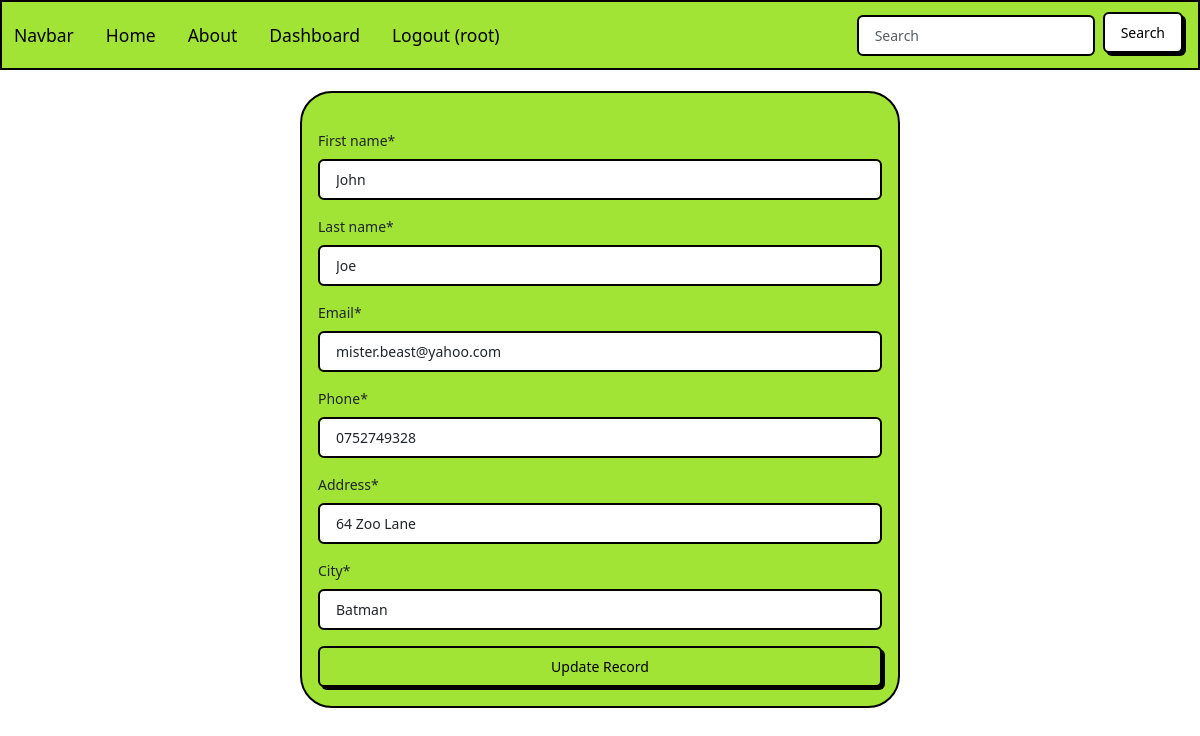
The page /update_record/1 (signed in) on the database its author committed.
### website/models.py (models this page shows, shortened)
class Record(models.Model):
    first_name = models.CharField(max_length=50)
    last_name = models.CharField(max_length=100)
    email = models.CharField(max_length=255)
    phone = models.CharField(max_length=10)
    address = models.CharField(max_length=200)
    city = models.CharField(max_length=200)
    creation_data = models.DateTimeField(auto_now_add=True)

### website/views.py (the view)
# urls.py: path("update_record/<int:pk>", views.update_record, name="update_record"),
@login_required(login_url="login")
def update_record(request, pk):
    record = Record.objects.get(id=pk)
    form = UpdateRecordForm(instance=record)
    if request.method == "POST":
        form = UpdateRecordForm(request.POST, instance=record)
        if form.is_valid:
            form.save()
            return redirect("dashboard")
    context = {'update_form': form}
    return render(request, 'pages/update_record.html', context=context)

### website/forms.py
class UpdateRecordForm(forms.ModelForm):
    class Meta:
        model = Record
        fields = ['first_name', 'last_name', 'email', 'phone', 'address', 'city']

### website/templates/pages/update_record.html (shortened to what this page needs)
{% extends 'pages/base.html' %}
{% load crispy_forms_tags %}
{% block content %}
<br>
<div class="container bg-primary p-3 border rounded-5 w-50">
    <br>
    <form method="POST">
        {{update_form|crispy}}
        <button type="submit" class="btn btn-primary w-100 btn-block p-2">
            Update Record
        </button>
    </form>
</div>
{% endblock %}

### website/templates/components/navbar.html (shortened to what this page needs)
<nav class="navbar navbar-expand-lg bg-primary" data-bs-theme="light">
  <div class="container-fluid">
    <a class="navbar-brand" href="#">Navbar</a>
    <div class="collapse navbar-collapse" id="navbarColor01">
        <div class="collapse navbar-collapse" id="navbarColor04">
            <ul class="navbar-nav me-auto">
                <li class="nav-item">
                    <a class="nav-link active" href="{% url '' %}"
                        >Home
                    </a>
                </li>
                <li class="nav-item">
                    <a class="nav-link" href="#">About</a>
                </li>
                {% if user.is_authenticated %}
                <li class="nav-item">
                    <a class="nav-link" href="{% url 'dashboard' %}">Dashboard</a>
                </li>
                <li class="nav-item">
                    <a class="nav-link" href="{% url 'logout' %}"
                        >Logout ({{ user.username }})</a
                    >
                </li>
                {% endif %}
            </ul>
      <form class="d-flex">
        <input class="form-control me-sm-2" type="search" placeholder="Search">
        <button class="btn btn-secondary my-2 my-sm-0" type="submit">Search</button>
      </form>
    </div>
  </div>
</nav>

### rows shown on the page
Record: first_name "John", last_name "Joe", email "mister.beast@yahoo.com", phone "0752749328", address "64 Zoo Lane", city "Batman"

### other values the page prints
{{ user.username }} "root"
